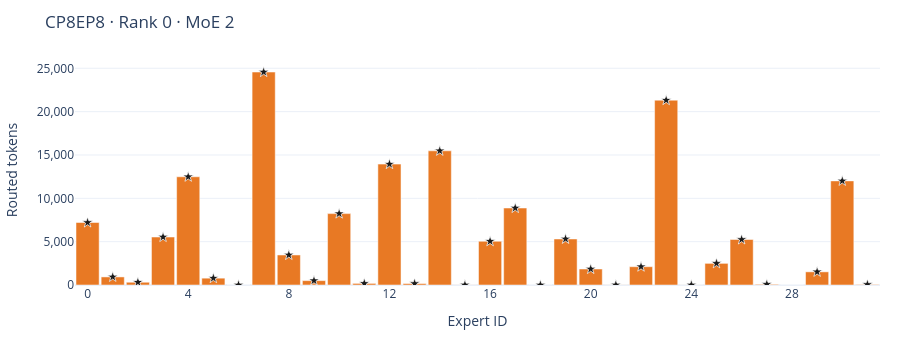

Notebook source saved alongside this figure:
### Code cell
visualize.expert_bars(counts, rank=0, layer=2, config='CP8EP8')

### Figure 1 — Plotly figure (JSON) as saved in the notebook; plotly's stock layout.template omitted (floating-point values rounded to 4 significant figures)
{"data": [{"hovertemplate": "Expert %{x}<br>%{y:,.0f} tokens<extra></extra>", "marker": {"color": "#E87924"}, "type": "bar", "x": [0, 1, 2, 3, 4, 5, 6, 7, 8, 9, 10, 11, 12, 13, 14, 15, 16, 17, 18, 19, 20, 21, 22, 23, 24, 25, 26, 27, 28, 29, 30, 31], "y": [7210, 932, 318, 5536, 12486, 789, 4, 24570, 3466, 507, 8236, 185, 13947, 167, 15481, 9, 5044, 8881, 1, 5312, 1845, 12, 2112, 21324, 6, 2498, 5252, 75, 0, 1518, 12011, 57]}, {"hovertemplate": "Expert %{x}<br>%{y:,.0f} tokens<extra></extra>", "marker": {"color": "#1A1A1A", "line": {"color": "white", "width": 0.75}, "size": 8, "symbol": "star"}, "mode": "markers", "showlegend": false, "type": "scatter", "x": [0, 1, 2, 3, 4, 5, 6, 7, 8, 9, 10, 11, 12, 13, 14, 15, 16, 17, 18, 19, 20, 21, 22, 23, 24, 25, 26, 27, 29, 30, 31], "y": [7210, 932, 318, 5536, 12486, 789, 4, 24570, 3466, 507, 8236, 185, 13947, 167, 15481, 9, 5044, 8881, 1, 5312, 1845, 12, 2112, 21324, 6, 2498, 5252, 75, 1518, 12011, 57]}], "layout": {"autosize": true, "bargap": 0.08, "height": 340, "margin": {"b": 55, "l": 65, "r": 20, "t": 55}, "showlegend": false, "title": {"text": "CP8EP8 · Rank 0 · MoE 2"}, "xaxis": {"dtick": 4, "range": [-0.5, 31.5], "title": {"text": "Expert ID"}}, "yaxis": {"range": [0, 26540.0], "tickformat": ",", "title": {"text": "Routed tokens"}}}}
